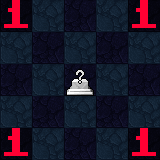

This is a level from a 2D game, rendered from its Tiled map with the project's own tilesets. A one-line summary and the complete map file follow:
An orthogonal 5x5 tile map with 32x32 px tiles, 3 tile layers (Tile Layer, Feature Layer, Tag Layer), 2 tilesets.

<map version="2017.05.26" orientation="orthogonal" renderorder="right-down" width="5" height="5" tilewidth="32" tileheight="32" backgroundcolor="#000000" nextobjectid="1">
 <properties>
  <property name="code">NSUBST:     1 = 2:1 / *:.
: ee_sif(_G)</property>
  <property name="tags" value="ee_5x5" />
 </properties>
 <tileset firstgid="1" source="../tilesets/features.tsx" />
 <tileset firstgid="205" source="../tilesets/basic.tsx" />
 <layer name="Tile Layer" width="5" height="5">
  <data encoding="csv">
279,279,279,279,279,
279,279,279,279,279,
279,279,279,279,279,
279,279,279,279,279,
279,279,279,279,279
</data>
 </layer>
 <layer name="Feature Layer" width="5" height="5">
  <data encoding="csv">
28,285,0,285,28,
285,0,285,0,285,
0,285,72,285,0,
285,0,285,0,285,
28,285,0,285,28
</data>
 </layer>
 <layer name="Tag Layer" width="5" height="5">
  <data encoding="csv">
0,0,0,0,0,
0,0,0,0,0,
0,0,0,0,0,
0,0,0,0,0,
0,0,0,0,0
</data>
 </layer>
 <objectgroup name="Scripting Layer" />
</map>
